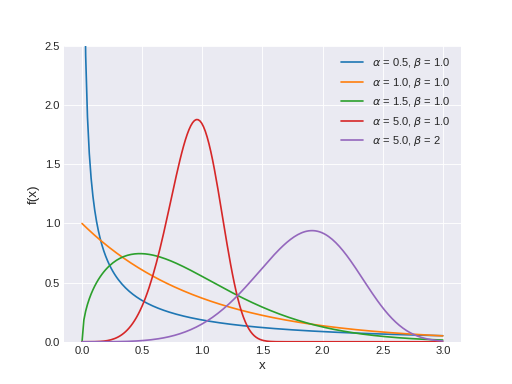

This chart was generated by the following Python code:
import matplotlib.pyplot as plt
import numpy as np
import scipy.stats as st
plt.style.use('seaborn-darkgrid')
x = np.linspace(0, 3, 200)
alphas = [.5, 1., 1.5, 5., 5.]
betas = [1., 1., 1., 1.,  2]
for a, b in zip(alphas, betas):
    pdf = st.weibull_min.pdf(x, a, scale=b)
    plt.plot(x, pdf, label=r'$\alpha$ = {}, $\beta$ = {}'.format(a, b))
plt.xlabel('x', fontsize=12)
plt.ylabel('f(x)', fontsize=12)
plt.ylim(0, 2.5)
plt.legend(loc=1)
plt.show()
